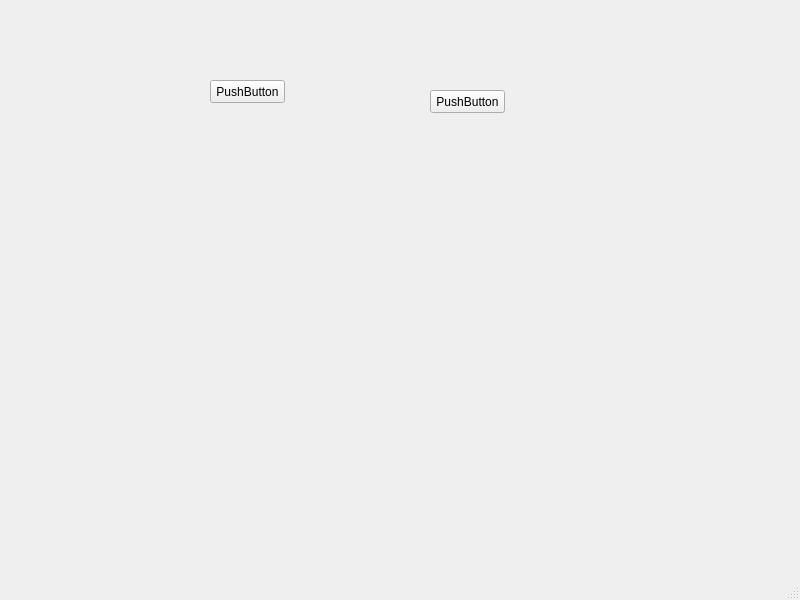
<?xml version="1.0" encoding="UTF-8"?>
<ui version="4.0">
 <class>MainWindow</class>
 <widget class="QMainWindow" name="MainWindow">
  <property name="geometry">
   <rect>
    <x>0</x>
    <y>0</y>
    <width>800</width>
    <height>600</height>
   </rect>
  </property>
  <property name="windowTitle">
   <string>MainWindow</string>
  </property>
  <widget class="QWidget" name="centralwidget">
   <widget class="QPushButton" name="pushButton">
    <property name="geometry">
     <rect>
      <x>210</x>
      <y>80</y>
      <width>75</width>
      <height>23</height>
     </rect>
    </property>
    <property name="text">
     <string>PushButton</string>
    </property>
   </widget>
   <widget class="QPushButton" name="pushButton_2">
    <property name="geometry">
     <rect>
      <x>430</x>
      <y>90</y>
      <width>75</width>
      <height>23</height>
     </rect>
    </property>
    <property name="text">
     <string>PushButton</string>
    </property>
   </widget>
  </widget>
  <widget class="QMenuBar" name="menubar">
   <property name="geometry">
    <rect>
     <x>0</x>
     <y>0</y>
     <width>800</width>
     <height>21</height>
    </rect>
   </property>
  </widget>
  <widget class="QStatusBar" name="statusbar"/>
 </widget>
 <resources/>
 <connections/>
</ui>
